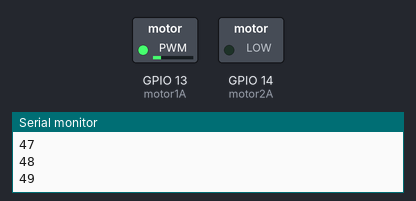
Recording of a sketch running on a simulated ESP32. On the bench: switched loads named in the sketch (green lamp = pin HIGH), the last lines printed to the serial monitor.

Above: at 2.47 s.
At 6.5 s:
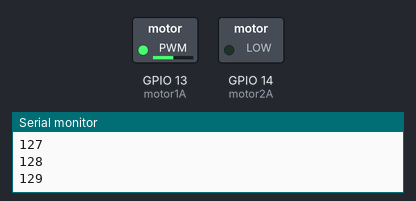
At 12.8 s:
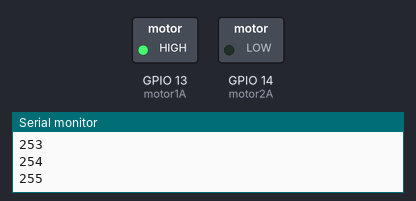
At 27.6 s:
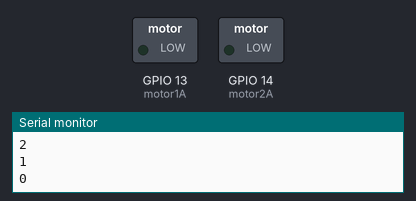
Timing chart, 0 to 40.0 s (numbered marks = the images above):
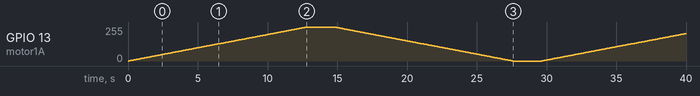

The sketch:

sketch_41pwm.ino
```cpp
#define motor1A 13
#define motor2A 14

// PWM settings
const int freq = 500; // PWM frequency: 500 Hz
const int resolution = 8; // PWM resolution: 8 bits


void setup() {
  // Set up PWM
  ledcAttach(motor1A, freq, resolution);
  ledcAttach(motor2A, freq, resolution);

  Serial.begin(115200);
}

void loop() {
  // Increase speed gradually
  for (int dutyCycle = 0; dutyCycle <= 255; dutyCycle++) {
    Serial.println(dutyCycle);
    ledcWrite(motor1A, dutyCycle);
    ledcWrite(motor2A, 0);
    delay(50);
  }

  delay(2000);

  // Decrease speed gradually
  for (int dutyCycle = 255; dutyCycle >= 0; dutyCycle--) {
    Serial.println(dutyCycle);
    ledcWrite(motor1A, dutyCycle);
    ledcWrite(motor2A, 0);
    delay(50);
  }

  delay(2000);
}
```
